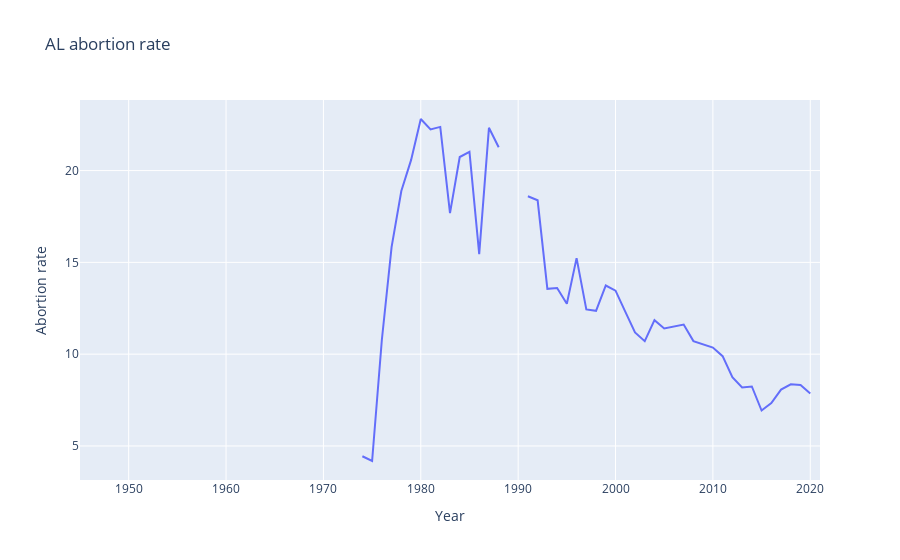

Notebook code cell kept with this figure:
### Code cell
fig = px.line(df, x="Year" ,y="Abortion rate", title=file[-6:-4]+" abortion rate")
fig.update_layout(autotypenumbers="convert types")
fig.show()

### Figure 1 — Plotly figure (JSON) as saved in the notebook; plotly's stock layout.template omitted (floating-point values rounded to 4 significant figures)
{"data": [{"hovertemplate": "Year=%{x}<br>Abortion rate=%{y}<extra></extra>", "legendgroup": "", "line": {"color": "#636efa", "dash": "solid"}, "marker": {"symbol": "circle"}, "mode": "lines", "name": "", "orientation": "v", "showlegend": false, "type": "scatter", "x": [1945, 1946, 1947, 1948, 1949, 1950, 1951, 1952, 1953, 1954, 1955, 1956, 1957, 1958, 1959, 1960, 1961, 1962, 1963, 1964, 1965, 1966, 1967, 1968, 1969, 1970, 1971, 1972, 1973, 1974, 1975, 1976, 1977, 1978, 1979, 1980, 1981, 1982, 1983, 1984, 1985, 1986, 1987, 1988, 1989, 1990, 1991, 1992, 1993, 1994, 1995, 1996, 1997, 1998, 1999, 2000, 2001, 2002, 2003, 2004, 2005, 2006, 2007, 2008, 2009, 2010, 2011, 2012, 2013, 2014, 2015, 2016, 2017, 2018, 2019, 2020, 2021], "xaxis": "x", "y": [null, null, null, null, null, null, null, null, null, null, null, null, null, null, null, null, null, null, null, null, null, null, null, null, null, null, null, null, null, 4.44, 4.18, 10.77, 15.83, 18.89, 20.57, 22.81, 22.24, 22.38, 17.68, 20.74, 21.02, 15.45, 22.33, 21.27, null, null, 18.6, 18.38, 13.56, 13.6, 12.75, 15.23, 12.44, 12.36, 13.74, 13.46, 12.32, 11.18, 10.71, 11.85, 11.4, 11.51, 11.61, 10.71, 10.54, 10.36, 9.89, 8.74, 8.19, 8.24, 6.93, 7.34, 8.07, 8.36, 8.32, 7.86, null], "yaxis": "y"}], "layout": {"legend": {"tracegroupgap": 0}, "title": {"text": "AL abortion rate"}, "xaxis": {"anchor": "y", "domain": [0, 1], "title": {"text": "Year"}}, "yaxis": {"anchor": "x", "domain": [0, 1], "title": {"text": "Abortion rate"}}}}
